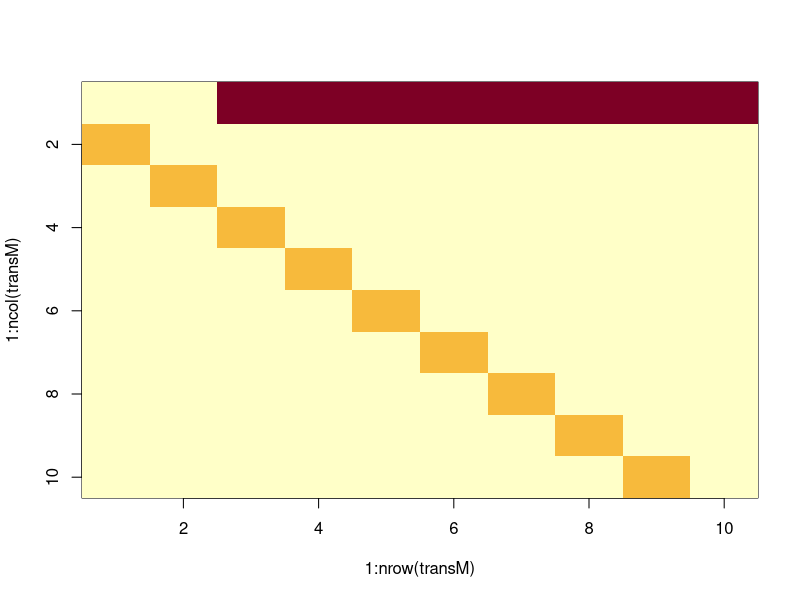
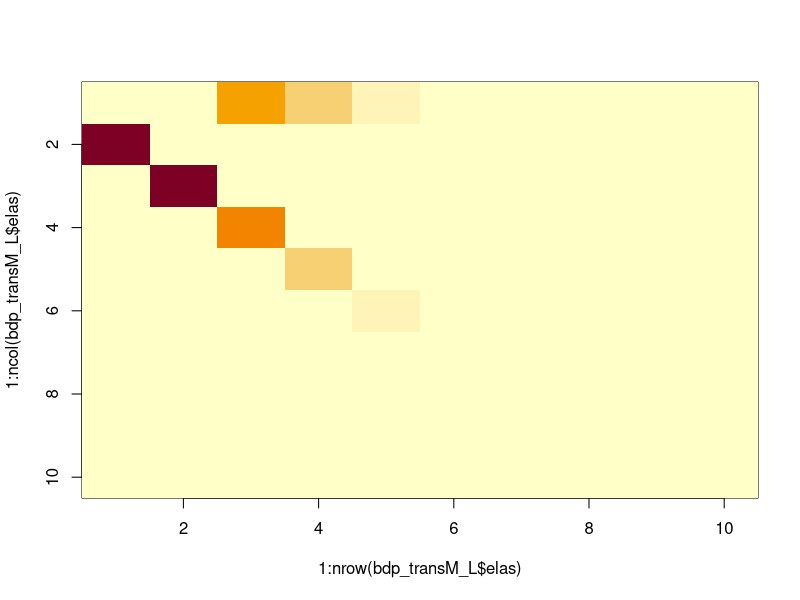

The R source for these figures, in order:
# Source: Mollet and Cailliet 2002. Mar Freshwater Res. Comparative population
# demography of elasmobranch using life history tables, Leslie matrices and
# stage-based matrix models

rm(list=ls(all=TRUE)) # removes all previous material from R's memory


# Define a function to compute basic demographic parameters
basic_demographic_parameters <- function(M) {

  # finite growth rate (max eigenvalue)
  vM     <- eigen(M); 
  lambda <- Re(vM$values[1]);       # Real part of the first eigenvector

  # population structure, i.e., the normalized right eigenvector 
  # associated to the maximum eigenvalue 
  ps  <-  Re(vM$vectors[,1]);   
  ps  <-  ps / sum(ps);             # normalize
  
  # reproductive value, i.e, the left eigenvector associated to the
  # maximum eigenvalue (it is computed as the right eigenvector of the
  # transposed matrix)
  rv  <-  Re(eigen(t(M))$vectors[,1]);
  rv  <-  rv / rv[1];               # standardize relative to 1st class
  
  #Sensitivity and elasticity
  sens <- outer(rv,ps) / sum(rv*ps) # sensitivity
  elas <- (sens*M) / lambda         # elasticity [%]

  return(list(lambda=lambda, ps=ps, rv=rv, elast=elas))
  
}

#############################################################################
# let's look first at the full matrix

# create a 10x10 matrix and assign 0 to all the elements
transM <- matrix(nrow=10, ncol=10, byrow=TRUE, data=0)

# set reproductive rate
# Only age 3 and older reproduce
for (j in 3:10) transM[1,j] <- 1.8929

# set survivals
# Fill in the sub-diagonal for ages 1-9
for (j in 1:9) transM[j+1,j] <- 0.631

#check the transition matrix
transM

#plot the transition matrix 
image(1:nrow(transM), 1:ncol(transM), t(transM), ylim =c(ncol(transM)+0.5, 0.5) )


# Call our function
bdp_transM_L <- basic_demographic_parameters(transM); bdp_transM_L 

sum(bdp_transM_L$ps[3:10])

image(1:nrow(bdp_transM_L$elas), 1:ncol(bdp_transM_L$elas), t(Mod(bdp_transM_L$elas)), ylim =c(ncol(transM)+0.5, 0.5))
  
  
#############################################################################
# let's now look  at the reduced matrices

reducedM <- matrix(nrow=3, ncol=3, byrow=TRUE, 
  data<-c(    0,     0, 1.8929,
         0.631,     0,     0,
	         0,  0.631, 0.6272))

basic_demographic_parameters(reducedM)

############################################################################

reduced2M <- matrix(nrow=2, ncol=2, byrow=TRUE, 
  data<-c(    0.4104,     1.8929,
             0.2206,     0.6272))

basic_demographic_parameters(reduced2M)
